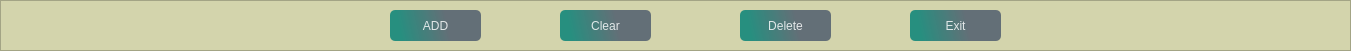
   <widget class="QFrame" name="frame">
    <property name="geometry">
     <rect>
      <x>10</x>
      <y>550</y>
      <width>1351</width>
      <height>51</height>
     </rect>
    </property>
    <property name="styleSheet">
     <string notr="true">background-color: rgb(211, 212, 172);</string>
    </property>
    <property name="frameShape">
     <enum>QFrame::StyledPanel</enum>
    </property>
    <property name="frameShadow">
     <enum>QFrame::Raised</enum>
    </property>
    <widget class="QPushButton" name="pushButton_12">
     <property name="geometry">
      <rect>
       <x>740</x>
       <y>10</y>
       <width>91</width>
       <height>31</height>
      </rect>
     </property>
     <property name="cursor">
      <cursorShape>ClosedHandCursor</cursorShape>
     </property>
     <property name="focusPolicy">
      <enum>Qt::ClickFocus</enum>
     </property>
     <property name="autoFillBackground">
      <bool>false</bool>
     </property>
     <property name="styleSheet">
      <string notr="true">QPushButton#pushButton_12{
	background-color: qlineargradient(spread:pad, x1:0.097, y1:0.448864, x2:0.631, y2:0.409091, stop:0 rgba(11, 131, 120, 219), stop:1 rgba(85, 98, 112, 226));

	color:rgba(255,255,255,210);
    border-radius:5px;
}
QPushButton#pushButton_12:hover{
	background-color: qlineargradient(spread:pad, x1:0.097, y1:0.448864, x2:0.631, y2:0.409091, stop:0 rgba(150, 123, 111, 219), stop:1 rgba(85, 81, 84, 226));
}
QPushButton#pushButton_12:pressed{
	padding-left:5px;
	padding-top:5px;
	background-color:rgba(150,123,111,255);
}




QPushButton#pushButton_13{
	background-color:rgba(0,0,0,0);
	color:rgba(85,98,112,255);
}
QPushButton#pushButton_13:hover{
	color:rgba(131,96,53,255);
}
QPushButton#pushButton_13:pressed{
	padding-left:5px;
	padding-top:5px;
	color:rgba(91,88,53,255);
}</string>
     </property>
     <property name="text">
      <string>Delete</string>
     </property>
    </widget>
    <widget class="QPushButton" name="pushButton_9">
     <property name="geometry">
      <rect>
       <x>390</x>
       <y>10</y>
       <width>91</width>
       <height>31</height>
      </rect>
     </property>
     <property name="font">
      <font>
       <underline>false</underline>
       <strikeout>false</strikeout>
       <stylestrategy>PreferAntialias</stylestrategy>
       <kerning>true</kerning>
      </font>
     </property>
     <property name="cursor">
      <cursorShape>ClosedHandCursor</cursorShape>
     </property>
     <property name="focusPolicy">
      <enum>Qt::ClickFocus</enum>
     </property>
     <property name="autoFillBackground">
      <bool>false</bool>
     </property>
     <property name="styleSheet">
      <string notr="true">QPushButton#pushButton_9{
	background-color: qlineargradient(spread:pad, x1:0.097, y1:0.448864, x2:0.631, y2:0.409091, stop:0 rgba(11, 131, 120, 219), stop:1 rgba(85, 98, 112, 226));

	color:rgba(255,255,255,210);
    border-radius:5px;
}
QPushButton#pushButton_9:hover{
	background-color: qlineargradient(spread:pad, x1:0.097, y1:0.448864, x2:0.631, y2:0.409091, stop:0 rgba(150, 123, 111, 219), stop:1 rgba(85, 81, 84, 226));
}
QPushButton#pushButton_9:pressed{
	padding-left:5px;
	padding-top:5px;
	background-color:rgba(150,123,111,255);
}




QPushButton#pushButton_10{
	background-color:rgba(0,0,0,0);
	color:rgba(85,98,112,255);
}
QPushButton#pushButton_10:hover{
	color:rgba(131,96,53,255);
}
QPushButton#pushButton_10:pressed{
	padding-left:5px;
	padding-top:5px;
	color:rgba(91,88,53,255);
}</string>
     </property>
     <property name="text">
      <string>ADD</string>
     </property>
    </widget>
    <widget class="QPushButton" name="pushButton_13">
     <property name="geometry">
      <rect>
       <x>910</x>
       <y>10</y>
       <width>91</width>
       <height>31</height>
      </rect>
     </property>
     <property name="cursor">
      <cursorShape>ClosedHandCursor</cursorShape>
     </property>
     <property name="focusPolicy">
      <enum>Qt::ClickFocus</enum>
     </property>
     <property name="styleSheet">
      <string notr="true">QPushButton#pushButton_13{
	background-color: qlineargradient(spread:pad, x1:0.097, y1:0.448864, x2:0.631, y2:0.409091, stop:0 rgba(11, 131, 120, 219), stop:1 rgba(85, 98, 112, 226));

	color:rgba(255,255,255,210);
    border-radius:5px;
}
QPushButton#pushButton_13:hover{
	background-color: qlineargradient(spread:pad, x1:0.097, y1:0.448864, x2:0.631, y2:0.409091, stop:0 rgba(150, 123, 111, 219), stop:1 rgba(85, 81, 84, 226));
}
QPushButton#pushButton_13:pressed{
	padding-left:5px;
	padding-top:5px;
	background-color:rgba(150,123,111,255);
}




QPushButton#pushButton_14{
	background-color:rgba(0,0,0,0);
	color:rgba(85,98,112,255);
}
QPushButton#pushButton_14:hover{
	color:rgba(131,96,53,255);
}
QPushButton#pushButton_14:pressed{
	padding-left:5px;
	padding-top:5px;
	color:rgba(91,88,53,255);
}</string>
     </property>
     <property name="text">
      <string>Exit</string>
     </property>
    </widget>
    <widget class="QPushButton" name="pushButton_14">
     <property name="geometry">
      <rect>
       <x>560</x>
       <y>10</y>
       <width>91</width>
       <height>31</height>
      </rect>
     </property>
     <property name="cursor">
      <cursorShape>ClosedHandCursor</cursorShape>
     </property>
     <property name="focusPolicy">
      <enum>Qt::ClickFocus</enum>
     </property>
     <property name="autoFillBackground">
      <bool>false</bool>
     </property>
     <property name="styleSheet">
      <string notr="true">QPushButton#pushButton_14{
	background-color: qlineargradient(spread:pad, x1:0.097, y1:0.448864, x2:0.631, y2:0.409091, stop:0 rgba(11, 131, 120, 219), stop:1 rgba(85, 98, 112, 226));

	color:rgba(255,255,255,210);
    border-radius:5px;
}
QPushButton#pushButton_14:hover{
	background-color: qlineargradient(spread:pad, x1:0.097, y1:0.448864, x2:0.631, y2:0.409091, stop:0 rgba(150, 123, 111, 219), stop:1 rgba(85, 81, 84, 226));
}
QPushButton#pushButton_14:pressed{
	padding-left:5px;
	padding-top:5px;
	background-color:rgba(150,123,111,255);
}




QPushButton#pushButton_15{
	background-color:rgba(0,0,0,0);
	color:rgba(85,98,112,255);
}
QPushButton#pushButton_15:hover{
	color:rgba(131,96,53,255);
}
QPushButton#pushButton_15:pressed{
	padding-left:5px;
	padding-top:5px;
	color:rgba(91,88,53,255);
}</string>
     </property>
     <property name="text">
      <string>Clear</string>
     </property>
    </widget>
   </widget>
